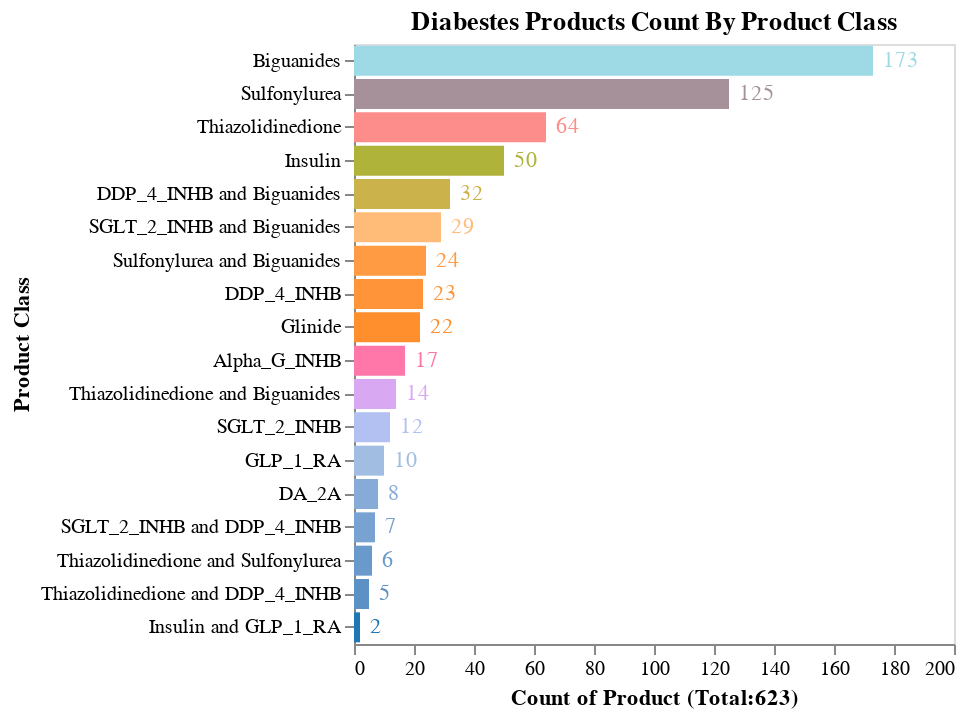

Notebook code for this chart:
### Code cell
chart = alt.Chart(PRD_BAR).mark_bar().encode(
    x=alt.X('PRD_BY_CLASS:Q', title='Count of Product (Total:623)',scale=alt.Scale(domain=[0,200])),
    y=alt.Y('DB_CLASS:N', title='Product Class', sort='-x'),  # Sort by PRD_BY_CLASS in descending order
    color=alt.Color('PRD_BY_CLASS:Q', scale=alt.Scale(scheme='category20'), title='Color Gradient',legend=None)
)

text = chart.mark_text(align='left', baseline='middle', dx=5).encode(
    text='PRD_BY_CLASS:Q'
)

Prd_by_Family = (chart + text).properties(
    width=300,  # Adjust the width of the chart as needed
    height=300,  # Adjust the height of the chart as needed
    title='Diabestes Products Count By Product Class'  # Add a title to the chart
)

Prd_by_Family.configure_axisX(grid=False)

### Figure 1 — Vega-Lite specification as saved in the notebook (floating-point values rounded to 4 significant figures)
{"config": {"view": {"continuousWidth": 300, "continuousHeight": 300}, "axisX": {"grid": false}}, "layer": [{"mark": {"type": "bar"}, "encoding": {"color": {"field": "PRD_BY_CLASS", "legend": null, "scale": {"scheme": "category20"}, "title": "Color Gradient", "type": "quantitative"}, "x": {"field": "PRD_BY_CLASS", "scale": {"domain": [0, 200]}, "title": "Count of Product (Total:623)", "type": "quantitative"}, "y": {"field": "DB_CLASS", "sort": "-x", "title": "Product Class", "type": "nominal"}}}, {"mark": {"type": "text", "align": "left", "baseline": "middle", "dx": 5}, "encoding": {"color": {"field": "PRD_BY_CLASS", "legend": null, "scale": {"scheme": "category20"}, "title": "Color Gradient", "type": "quantitative"}, "text": {"field": "PRD_BY_CLASS", "type": "quantitative"}, "x": {"field": "PRD_BY_CLASS", "scale": {"domain": [0, 200]}, "title": "Count of Product (Total:623)", "type": "quantitative"}, "y": {"field": "DB_CLASS", "sort": "-x", "title": "Product Class", "type": "nominal"}}}], "data": {"name": "data-e119421feba6417bcb25b699f4011141"}, "height": 300, "title": "Diabestes Products Count By Product Class", "width": 300, "$schema": "https://vega.github.io/schema/vega-lite/v5.14.1.json", "datasets": {"data-e119421feba6417bcb25b699f4011141": [{"DB_CLASS": "Alpha_G_INHB", "PRD_BY_CLASS": 17}, {"DB_CLASS": "Biguanides", "PRD_BY_CLASS": 173}, {"DB_CLASS": "DA_2A", "PRD_BY_CLASS": 8}, {"DB_CLASS": "DDP_4_INHB", "PRD_BY_CLASS": 23}, {"DB_CLASS": "DDP_4_INHB and Biguanides", "PRD_BY_CLASS": 32}, {"DB_CLASS": "GLP_1_RA", "PRD_BY_CLASS": 10}, {"DB_CLASS": "Glinide", "PRD_BY_CLASS": 22}, {"DB_CLASS": "Insulin", "PRD_BY_CLASS": 50}, {"DB_CLASS": "Insulin and GLP_1_RA", "PRD_BY_CLASS": 2}, {"DB_CLASS": "SGLT_2_INHB", "PRD_BY_CLASS": 12}, {"DB_CLASS": "SGLT_2_INHB and Biguanides", "PRD_BY_CLASS": 29}, {"DB_CLASS": "SGLT_2_INHB and DDP_4_INHB", "PRD_BY_CLASS": 7}, {"DB_CLASS": "Sulfonylurea", "PRD_BY_CLASS": 125}, {"DB_CLASS": "Sulfonylurea and Biguanides", "PRD_BY_CLASS": 24}, {"DB_CLASS": "Thiazolidinedione", "PRD_BY_CLASS": 64}, {"DB_CLASS": "Thiazolidinedione and Biguanides", "PRD_BY_CLASS": 14}, {"DB_CLASS": "Thiazolidinedione and DDP_4_INHB", "PRD_BY_CLASS": 5}, {"DB_CLASS": "Thiazolidinedione and Sulfonylurea", "PRD_BY_CLASS": 6}]}}
